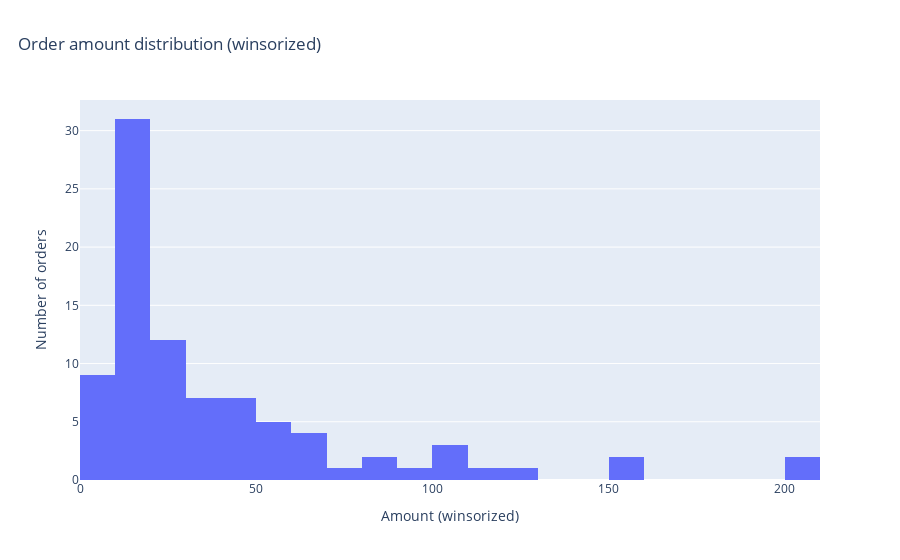

The code cell stored with this chart in its notebook:
### Code cell
#Question 3: Amount distribution 

fig = px.histogram(
    df, x="amount_winsor", nbins=30,
    title="Order amount distribution (winsorized)")
fig.update_layout(title={"x": 0.02})
fig.update_xaxes(title_text="Amount (winsorized)")
fig.update_yaxes(title_text="Number of orders")
save_fig(fig, FIGS / "amount_hist_winsor.png")
fig

### Figure 1 — Plotly figure (JSON) as saved in the notebook; plotly's stock layout.template omitted (floating-point values rounded to 4 significant figures)
{"data": [{"bingroup": "x", "hovertemplate": "amount_winsor=%{x}<br>count=%{y}<extra></extra>", "legendgroup": "", "marker": {"color": "#636efa", "pattern": {"shape": ""}}, "name": "", "nbinsx": 30, "orientation": "v", "showlegend": false, "type": "histogram", "x": [12.5, 8.0, NaN, 25.0, 100.0, 15.75, 45.0, NaN, 19.99, 50.0, 120.5, 30.0, 4.35, 15.0, NaN, 60.0, 22.1, 10.0, 85.0, 12.0, 33.0, NaN, 14.5, 200.0, 5.5, 45.0, 18.0, 99.99, NaN, 12.5, 25.0, 10.0, 30.0, 7.5, 150.0, 22.0, 11.0, 40.0, 19.5, 55.0, 12.0, NaN, 28.0, 14.0, 100.0, 9.99, 65.0, 25.0, 18.5, 42.0, 13.0, 31.5, 80.0, 21.0, NaN, 17.5, 50.0, 9.0, 110.0, 24.0, 15.5, 75.0, NaN, 12.0, 33.0, 40.0, 19.99, NaN, 14.5, 60.0, 25.0, 10.0, 5.0, 200.0, 12.5, 44.0, 18.0, NaN, 29.9, 15.0, 50.0, 8.5, 100.0, 22.0, 14.0, 35.0, 19.0, 60.0, 12.5, NaN, 45.0, NaN, 10.0, 25.0, 150.0, 18.5, 30.0, 7.0, 55.0, 12.0], "xaxis": "x", "yaxis": "y"}], "layout": {"barmode": "relative", "legend": {"tracegroupgap": 0}, "title": {"text": "Order amount distribution (winsorized)", "x": 0.02}, "xaxis": {"anchor": "y", "domain": [0, 1], "title": {"text": "Amount (winsorized)"}}, "yaxis": {"anchor": "x", "domain": [0, 1], "title": {"text": "Number of orders"}}}}
